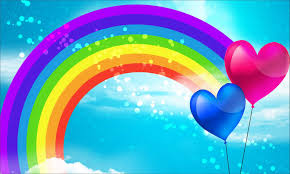
#> input picture arcoiris.jpg, 290 x 174 px
$ python EscalaCinza.py
#> lines starting #> are read from the running program, lines starting #| are printed output that depends on the picture
import cv2
import numpy as np

path = "arcoiris.jpg"
img = cv2.imread(path)
#> img is the input picture: shape (174, 290, 3); mean B, G, R 194.1, 162.8, 106.6
h, w = img.shape[:2]
#> h = 174; w = 290

imgNova = np.zeros((h,w,3), np.uint8)

for i in range(h):
    for j in range(w):
        imgNova[i, j] = (img[i, j, 2] + img[i, j, 1] + img[i, j, 0]) / 3
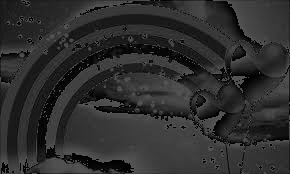
#> imgNova: shape (174, 290, 3); min 0, max 85, mean 46.1


cv2.imshow("Imagem Original", img)
cv2.imshow("Escala de cinza", imgNova)
cv2.waitKey(0)
